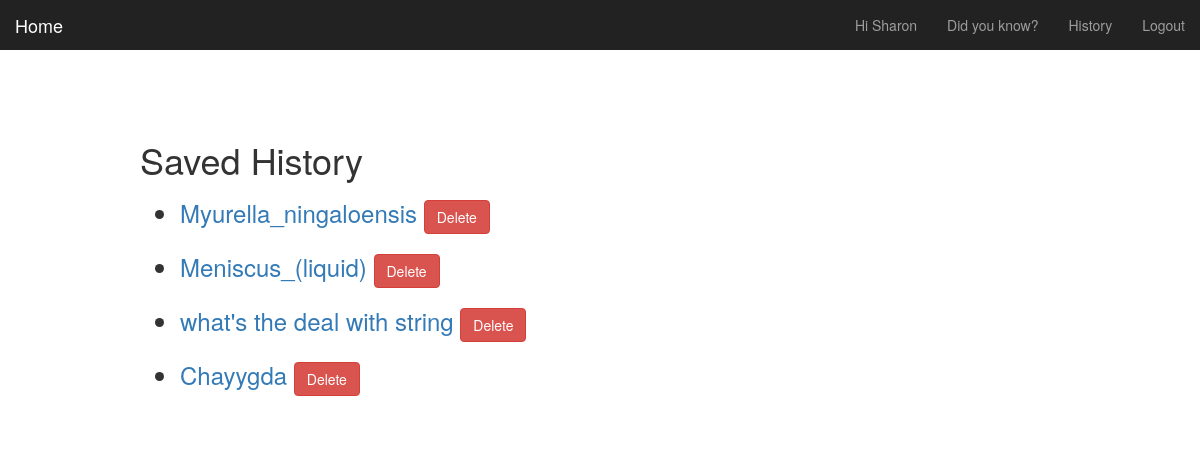
Page /random_links/by/Sharon/ (signed in) on the committed database.
### random_links/models.py (models this page shows, shortened)
class Random_Link(models.Model):
    user = models.ForeignKey(User, related_name="random_links", on_delete = models.CASCADE)
    title = models.CharField(max_length=255)
    url = models.URLField()
    created_at = models.DateTimeField(auto_now=True)
    def __str__(self):
        return self.title
    class Meta:
        unique_together= ["user", "url"]

### random_links/views.py (the view)
# urls.py: url(r'^by/(?P<username>[-\w]+)/$', views.RandomLinksListView.as_view(), name='list'),
class RandomLinksListView(LoginRequiredMixin, generic.ListView ):
    context_object_name = "links"
    model= models.Random_Link
    template_name = "random_links/random_links_list.html"
    login_url = 'accounts:login'
    def get_queryset(self):
        try:
            self.save_user = User.objects.prefetch_related("random_links").get(
                username__iexact=self.kwargs.get("username")
            )
        except User.DoesNotExist:
            raise Http404
        else:
            return self.save_user.random_links.all()

### random_links/templates/random_links/random_links_list.html (shortened to what this page needs)
{% extends "layout.html" %}
{% load static from staticfiles %}
{% block body_content %}
<h1>
	Saved History
</h1>
<ul>
	{% for link in links %}
	<h3>
		<li><a href="{{link.url}}" target="_blank">{{ link }}</a>
			<a href="{% url 'random_links:delete' pk=link.pk %}" class="btn btn-danger">Delete</a>
		</li>
	</h3>
{% empty %}
    <h3> No history yet.</h3>
{% endfor %}
</ul>
{% endblock %}

### templates/layout.html (shortened to what this page needs)
{% load static from staticfiles %}
<!DOCTYPE html>
<html lang="en">
    <head>
        {% load static from staticfiles %}
        <link rel="stylesheet" href="https://maxcdn.bootstrapcdn.com/bootstrap/3.3.6/css/bootstrap.min.css">
        <link rel="stylesheet" href="{% static 'css/layout.css' %}">
    </head>
    <body>
        <nav class="navbar navbar-inverse navbar-fixed-top">
            <div class="container-fluid">
                <div class="navbar-header">
                    <a class="navbar-brand" href="{% url 'home' %}">Home</a>
                </div>
                <div id="navbar" class="navbar-collapse collapse">
                {% if user.is_authenticated %}
                    <ul class="nav navbar-nav navbar-right">
                    	<li><a>Hi {{ user.username }}</a></li>
						<li><a href="{% url 'random_links:detail' %}">Did you know?</a></li>
                        <li><a href="{% url 'random_links:list' username=user.username %}">History</a></li>
                        <li><a href="{% url 'accounts:logout' %}" >Logout</a></li>
                    </ul>
                    {% endif %}
                </div>
            </div>
        </nav>
        <div class="container-fluid">
            <div class="row">
                <div class="col-sm-20 col-sm-offset-10 col-md-10 col-md-offset-1 main">
                    {% block body_content %}{% endblock %}
                </div>
            </div>
        </div>
     </body>
</html>

### assets/css/layout.css (style rules this page uses)
body { padding-top: 100px; }
.navbar-fixed-top { border: 0; }
.main { padding: 20px; }
@media (min-width: 768px) { .main { padding-right: 40px; padding-left: 40px; } }

### rows in the picture
Random_Link: title "Myurella_ningaloensis"
Random_Link: title "Meniscus_(liquid)"
Random_Link: title "what's the deal with string"
Random_Link: title "Chayygda"

### other values in the picture
{{ user.username }} "Sharon"
